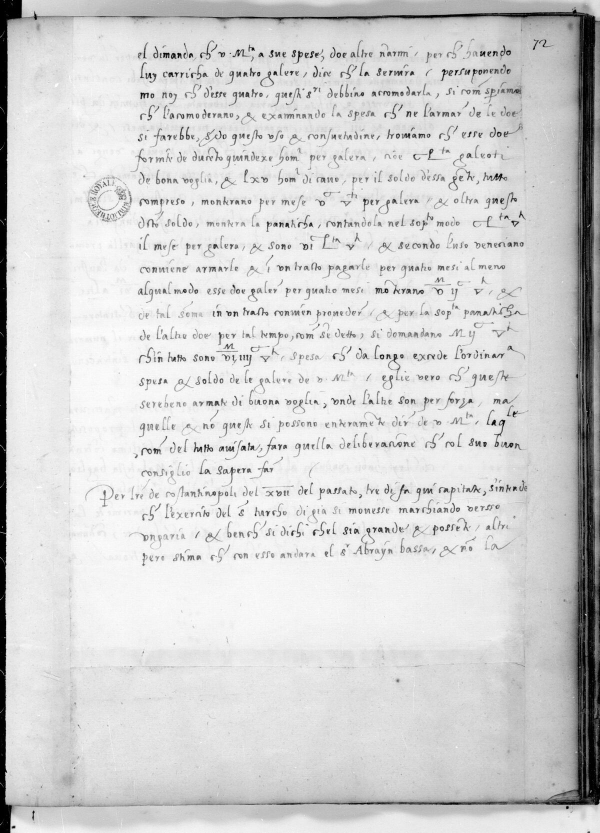
#> input picture targets/sormano/arya/img3000/f142_1200.jpg, 1200 x 1665 px, given in place of f142_1200.jpg.jpg, which was not available (shown at 1/2 size)
$ python half.py ../targets/sormano/arya/img3000/f142_1200.jpg 5
#> lines starting #> are read from the running program, lines starting #| are printed output that depends on the picture; pictures that were not available may be replaced by others from this repository, and a replacement may not be noted
"""Half-width native-resolution crops, 3-4 lines each, for close transcription: half/<fol>_<k><L|R>.png"""
import os, sys
from PIL import Image, ImageOps
os.makedirs("half", exist_ok=True)
fol = sys.argv[1]
im = ImageOps.autocontrast(Image.open(f"pages/f{fol}.jpg").convert("L"), cutoff=1)
w, h = im.size
#> w = 1200; h = 1665
y = int(sys.argv[2]) if len(sys.argv) > 2 else 150
k = 0
while y < h - 200:
    im.crop((int(w * 0.06), y, int(w * 0.54), y + 560)).save(f"half/{fol}_{k:02d}L.png")
    im.crop((int(w * 0.50), y, int(w * 0.99), y + 560)).save(f"half/{fol}_{k:02d}R.png")
    y += 500; k += 1
#> this loop made 3 passes
#> pass 1, `im.crop((int(w * 0.06), y, int(w * 0.54), y + 560)).save(f"half/{fol}_..`:
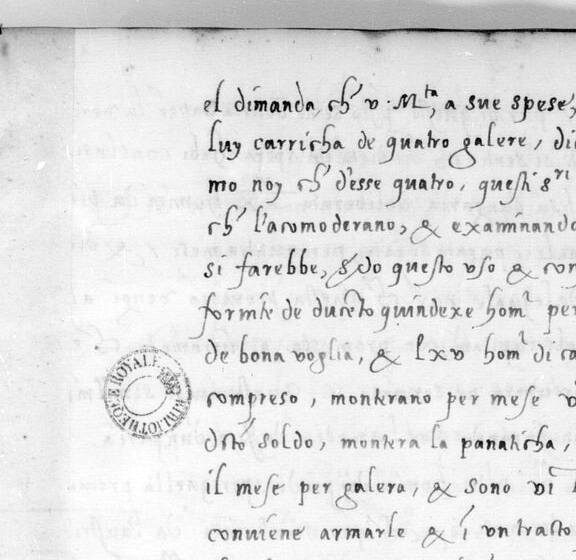
#> saved as f142_1200.jpg_00L.png: PIL image 576x560 L; min 0, max 255, mean 224.1
#> pass 1, `im.crop((int(w * 0.50), y, int(w * 0.99), y + 560)).save(f"half/{fol}_..`:
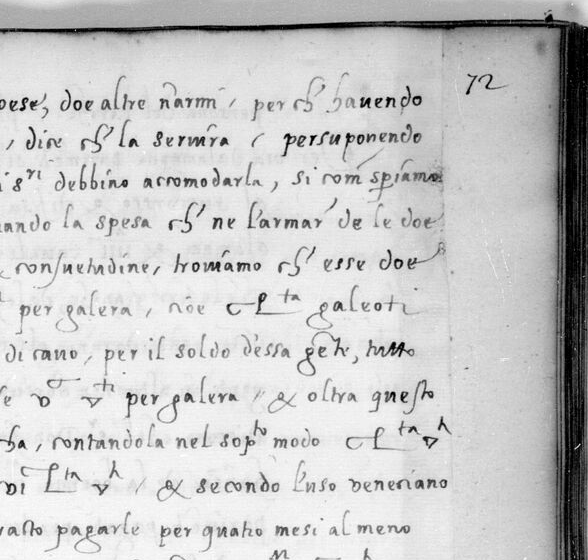
#> saved as f142_1200.jpg_00R.png: PIL image 588x560 L; min 0, max 255, mean 200.7
#> pass 2, `im.crop((int(w * 0.06), y, int(w * 0.54), y + 560)).save(f"half/{fol}_..`:
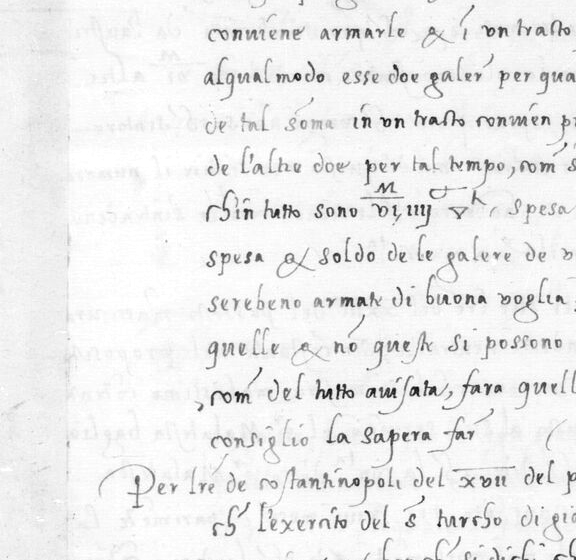
#> saved as f142_1200.jpg_01L.png: PIL image 576x560 L; min 9, max 255, mean 237.4
#> pass 2, `im.crop((int(w * 0.50), y, int(w * 0.99), y + 560)).save(f"half/{fol}_..`:
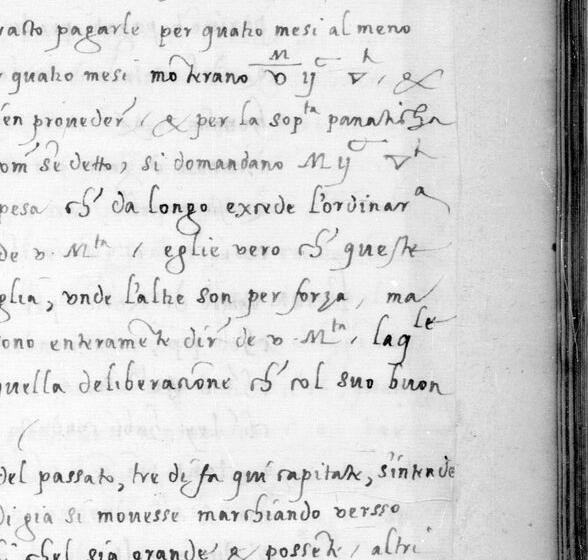
#> saved as f142_1200.jpg_01R.png: PIL image 588x560 L; min 0, max 255, mean 214.7
#> after the loop, k = 3; y = 1505
print(k)
#| 3

$ run again, on targets/sormano/arya/img3000/f146_1200.jpg
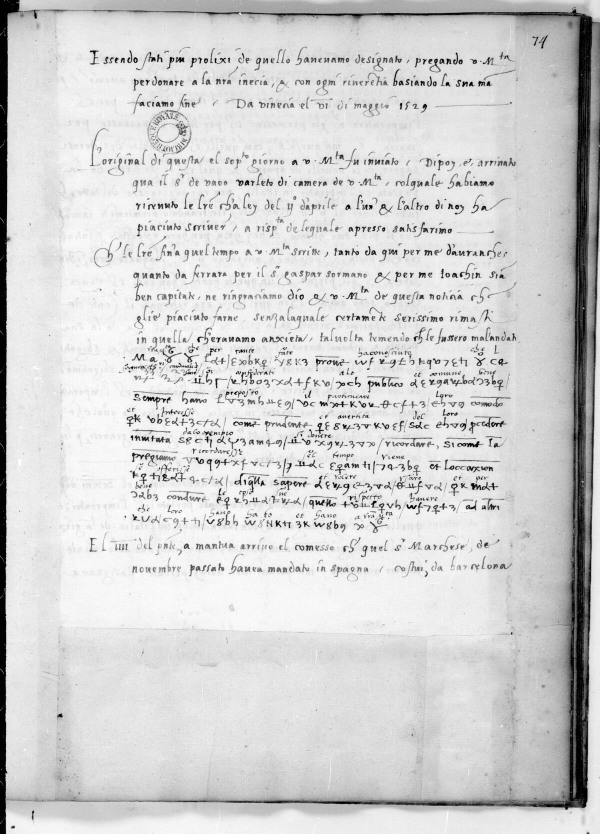
#> input picture targets/sormano/arya/img3000/f146_1200.jpg, 1200 x 1667 px, given in place of f146_1200.jpg.jpg, which was not available (shown at 1/2 size)
#> the loop `while y < h - 200:` made 3 passes
#> pass 1, `im.crop((int(w * 0.06), y, int(w * 0.54), y + 560)).save(f"half/{fol}_..`:
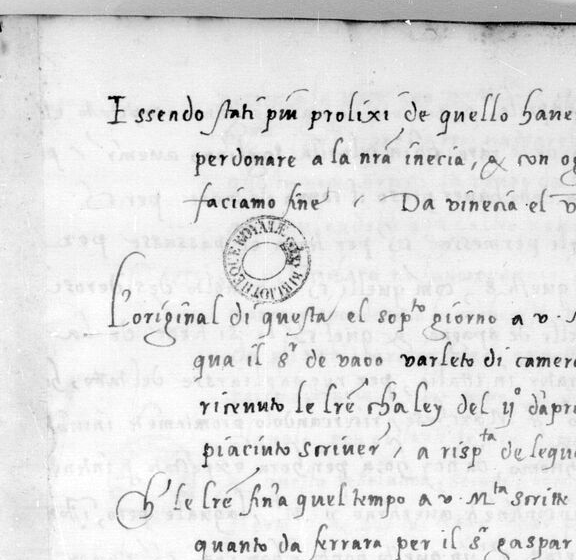
#> saved as f146_1200.jpg_00L.png: PIL image 576x560 L; min 0, max 255, mean 225
#> pass 2, `im.crop((int(w * 0.50), y, int(w * 0.99), y + 560)).save(f"half/{fol}_..`:
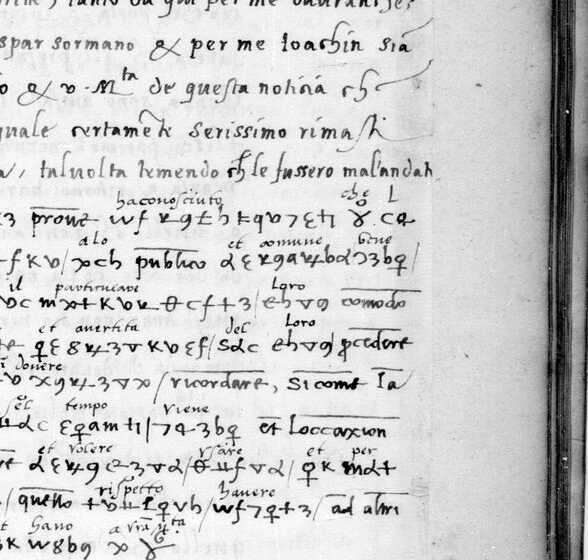
#> saved as f146_1200.jpg_01R.png: PIL image 588x560 L; min 0, max 255, mean 205.7
#> after the loop `while y < h - 200:`: k = 3; y = 1505
#| 3
